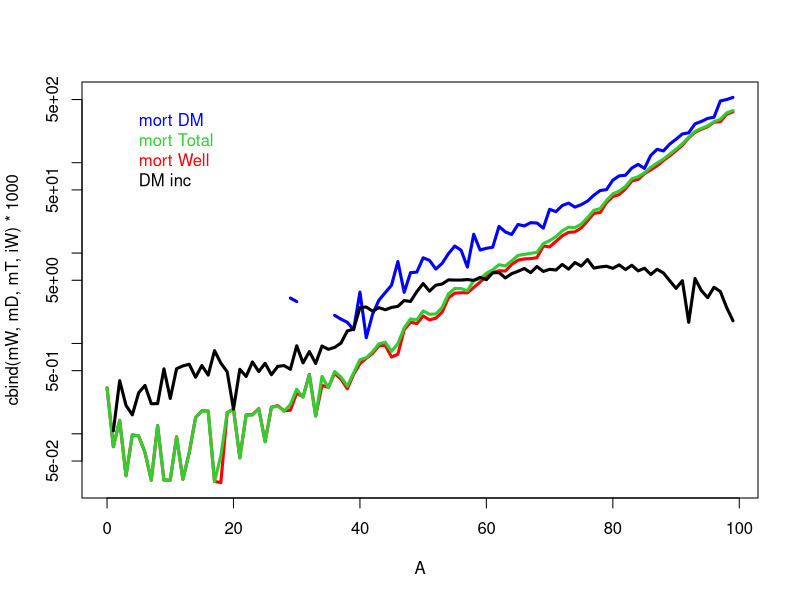
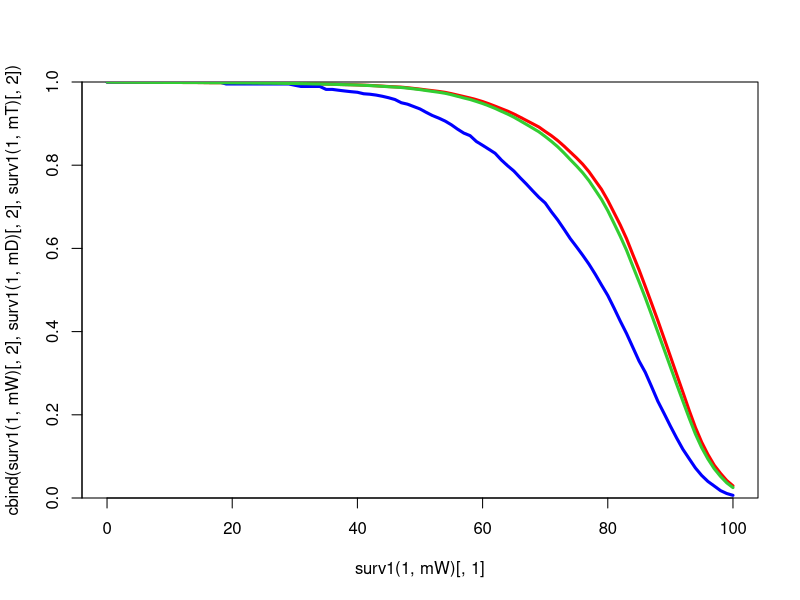
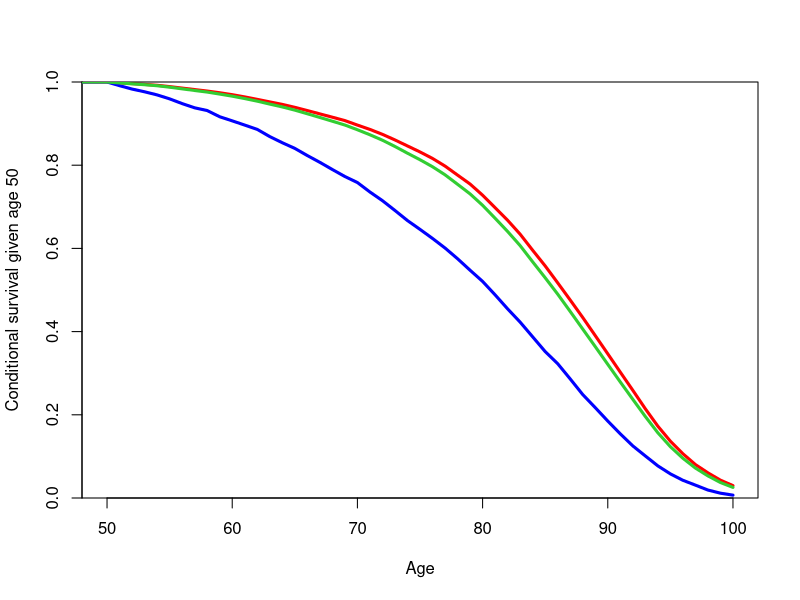
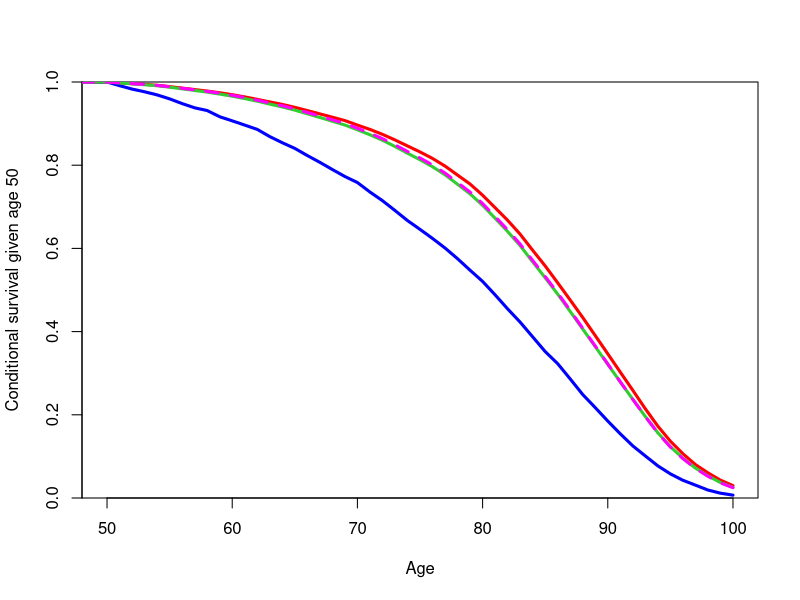
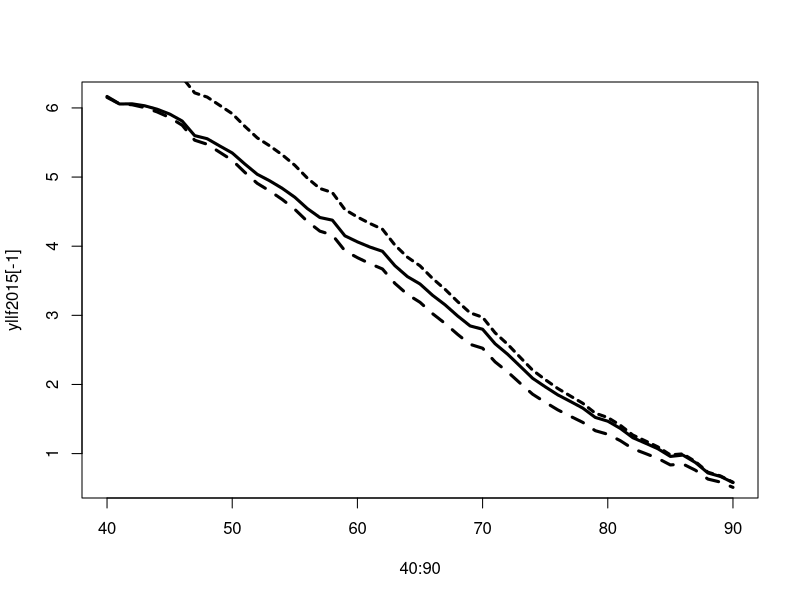
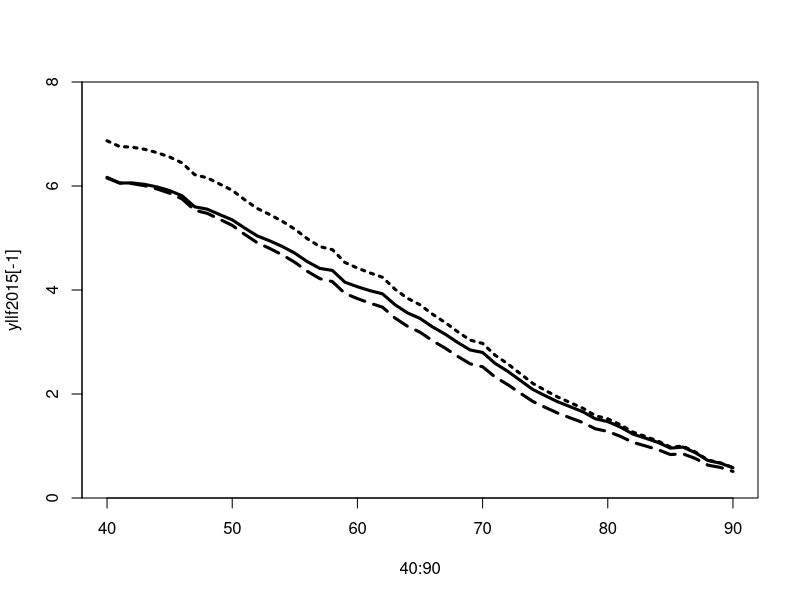
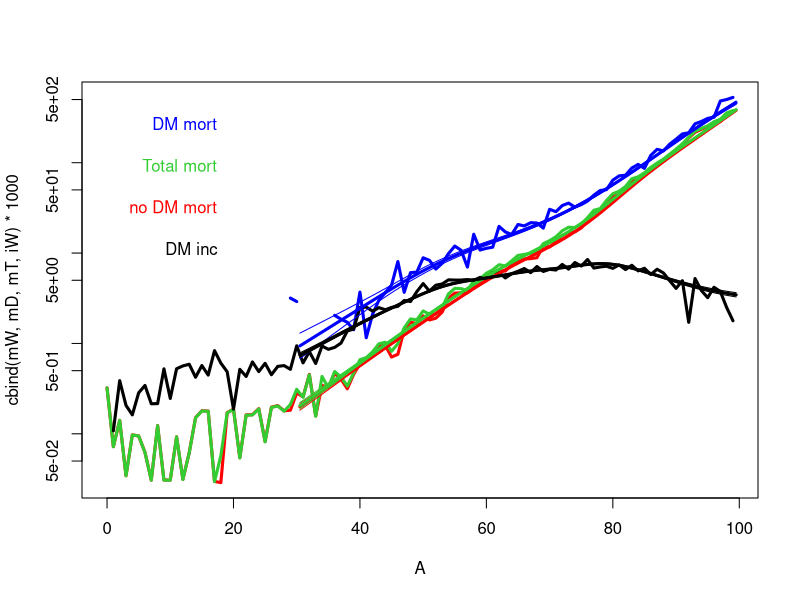
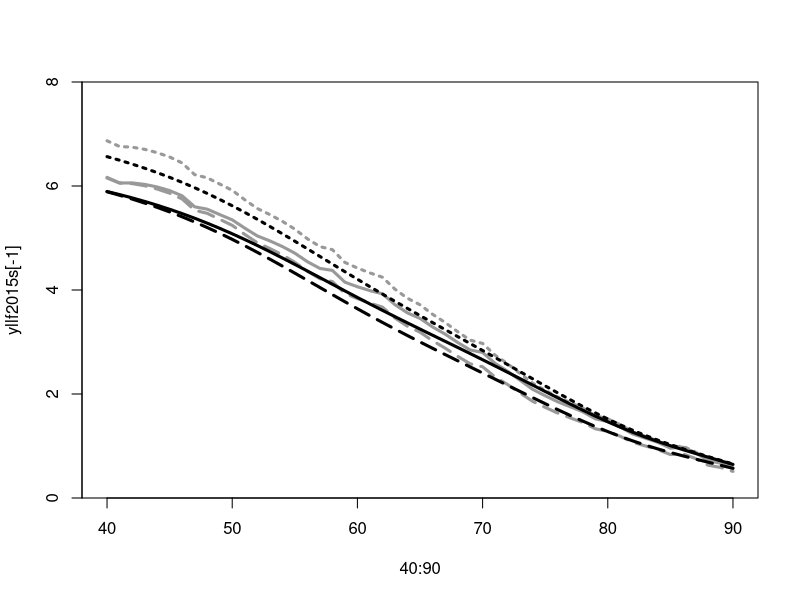

Generate these figures, in order, with R:


### R code from vignette source 'exc-sol.rnw'
### Encoding: UTF-8

###################################################
### code chunk number 1: exc-sol.rnw:2-5
###################################################
options( width=90,
         SweaveHooks=list( fig=function()
           par(mar=c(3,3,1,1),mgp=c(3,1,0)/1.6,las=1,bty="n") ) )


###################################################
### code chunk number 2: exc-sol.rnw:40-41 (eval = FALSE)
###################################################
## sum( width * fval )


###################################################
### code chunk number 3: exc-sol.rnw:52-54
###################################################
library( Epi )
print( sessionInfo(), l=F )


###################################################
### code chunk number 4: exc-sol.rnw:60-63
###################################################
data( DMepi )
str( DMepi )
summary( DMepi )


###################################################
### code chunk number 5: exc-sol.rnw:66-67 (eval = FALSE)
###################################################
## ?DMepi


###################################################
### code chunk number 6: exc-sol.rnw:79-80
###################################################
head( DMepi )


###################################################
### code chunk number 7: exc-sol.rnw:96-99
###################################################
w15 <- subset( DMepi, sex=="F" & P==2015 )
w15 <- w15[order(w15$A),]
head( w15 )


###################################################
### code chunk number 8: exc-sol.rnw:106-110
###################################################
w15 <- transform( w15, mW =        D.nD / Y.nD,
                  iW =           X / Y.nD,
                  mD = pmax(0,D.DM / Y.DM,na.rm=TRUE),
                  mT =  (D.nD+D.DM)/(Y.nD+Y.DM) )


###################################################
### code chunk number 9: exc-sol.rnw:115-117
###################################################
str( w15 )
summary( w15 )


###################################################
### code chunk number 10: rates-e
###################################################
with( w15, matplot( A, cbind( mW, mD, mT, iW)*1000,
                    log="y", lwd=3, type="l", lty=1,
                    col=c("red","blue","limegreen","black") ) )
text( rep(5,4), 500*0.6^c(3,1,2,4), c("mort Well","mort DM","mort Total","DM inc"),
      col=c("red","blue","limegreen","black"), adj=0 )


###################################################
### code chunk number 11: survall
###################################################
with( w15, matplot( surv1( 1, mW )[,1], 
                    cbind( surv1( 1, mW )[,2], 
                           surv1( 1, mD )[,2],
                           surv1( 1, mT )[,2] ), 
                    lwd=3, type="l", lty=1, yaxs="i", ylim=0:1,
                    col=c("red","blue","limegreen") ) )


###################################################
### code chunk number 12: c50surv
###################################################
with( w15, surv1( 1, mW, A=50 ) )[17:23,]
with( w15, matplot( surv1( 1, mW, A=50 )[,1], 
                    cbind( surv1( 1, mW, A=50 )[,3], 
                           surv1( 1, mD, A=50 )[,3],
                           surv1( 1, mT, A=50 )[,3] ), 
                    lwd=3, type="l", lty=1, yaxs="i", ylim=0:1,
                    xlab="Age", ylab="Conditional survival given age 50",
                    col=c("red","blue","limegreen"), xlim=c(50,100) ) )


###################################################
### code chunk number 13: c50surv4
###################################################
with( w15, matplot( surv1( 1, mW, A=50 )[,1], 
                    cbind( surv1( 1, mW, A=50 )[,3], 
                           surv1( 1, mD, A=50 )[,3],
                           surv1( 1, mT, A=50 )[,3], 
                           surv2( 1, mW, mD, iW, A=50 )[,3] ), 
                    lwd=3, type="l", lty=c(1,1,1,2), yaxs="i", ylim=0:1,
                    xlab="Age", ylab="Conditional survival given age 50",
                    col=c("red","blue","limegreen","magenta"), xlim=c(50,100) ) )
text( 95, seq(0.9,0.7,,4), c("","","",""),
      col=c("red","blue","limegreen","magenta") )


###################################################
### code chunk number 14: exc-sol.rnw:226-227
###################################################
with( w15, yll( int=1, muW=mW, muD=mD, lam=iW, A=c(40,50,60,70,80) ) )


###################################################
### code chunk number 15: exc-sol.rnw:234-237
###################################################
with( w15, yll( int=1, muW=mW, muD=mD, lam=iW, A=c(40,50,60,70,80) ) )
with( w15, yll( int=1, muW=mW, muD=mD, A=c(40,50,60,70,80), n=F ) )
with( w15, yll( int=1, muW=mT, muD=mD, A=c(40,50,60,70,80), n=F ) )


###################################################
### code chunk number 16: exc-sol.rnw:248-250
###################################################
yllf2015 <- with( w15, yll( int=1, muW=mW, muD=mD, lam=iW, A=c(40:90) ) )
plot( 40:90, yllf2015[-1], type="l", lwd=3 )


###################################################
### code chunk number 17: exc-sol.rnw:254-256
###################################################
yllf2015x <- with( w15, yll( int=1, muW=mW, muD=mD, A=c(40:90) ) )
lines( 40:90, yllf2015x[-1], type="l", lwd=3, lty="22" )


###################################################
### code chunk number 18: exc-sol.rnw:259-261
###################################################
yllf2015t <- with( w15, yll( int=1, muW=mT, muD=mD, A=c(40:90), note=F ) )
lines( 40:90, yllf2015t[-1], type="l", lwd=3, lty="44" )


###################################################
### code chunk number 19: compyll
###################################################
plot( 40:90, yllf2015 [-1], type="l", lwd=3, ylim=c(0,8), yaxs="i" )
lines( 40:90, yllf2015x[-1], type="l", lwd=3, lty="12" )
lines( 40:90, yllf2015t[-1], type="l", lwd=3, lty="53" )


###################################################
### code chunk number 20: exc-sol.rnw:326-332
###################################################
data( DMepi )
DMepi <- transform( DMepi, A = A + 0.5,
                    P = P + 0.5,
                    D.T = D.nD + D.DM,
                    Y.T = Y.nD + Y.DM )
DMepi <- subset( DMepi, A>30 )


###################################################
### code chunk number 21: exc-sol.rnw:342-346
###################################################
( a.kn <- seq(40,95,,7) )
( i.kn <- seq(35,85,,9) )
( p.kn <- seq(1997,2015,,5) )
( c.kn <- seq(1910,1975,,7) )


###################################################
### code chunk number 22: exc-sol.rnw:348-357 (eval = FALSE)
###################################################
## # Alternative using total deaths to determine knots
## allA <- with( DMepi, rep(  A,D.T) ) ; allA <- allA + runif(length(allA),-0.5,0.5)
## aliA <- with( DMepi, rep(  A,X  ) ) ; aliA <- aliA + runif(length(aliA),-0.5,0.5)
## allP <- with( DMepi, rep(P  ,D.T) ) ; allP <- allP + runif(length(allP),-0.5,0.5)
## allC <- with( DMepi, rep(P-A,D.T) ) ; allC <- allC + runif(length(allC),-0.5,0.5)
## ( a.kn <- quantile( allA, (1:9-0.5)/9 ) )
## ( i.kn <- quantile( aliA, (1:9-0.5)/9 ) )
## ( p.kn <- quantile( allP, (1:5-0.5)/5 ) )
## ( c.kn <- quantile( allC, (1:6-0.5)/6 ) )


###################################################
### code chunk number 23: exc-sol.rnw:361-369
###################################################
ae <- xtabs( cbind(D.T,D.nD,D.DM,X) ~ cut(A,c(30,a.kn,Inf)) + sex, data=DMepi )
ftable( addmargins(ae,1), col.vars=3:2 )
ie <- xtabs( cbind(D.T,D.nD,D.DM,X) ~ cut(A,c(30,i.kn,Inf)) + sex, data=DMepi )
ftable( addmargins(ie,1), col.vars=3:2 )
pe <- xtabs( cbind(D.T,D.nD,D.DM,X) ~ cut(P,c(1990,p.kn,Inf)) + sex, data=DMepi )
ftable( addmargins(pe,1), col.vars=3:2 )
ce <- xtabs( cbind(D.T,D.nD,D.DM,X) ~ cut(P-A,c(-Inf,c.kn,Inf)) + sex, data=DMepi )
ftable( addmargins(ce,1), col.vars=3:2 )


###################################################
### code chunk number 24: exc-sol.rnw:379-393
###################################################
mW.m <- glm( D.nD ~ Ns(A  ,knots=a.kn,int=TRUE) +
               Ns(  P,knots=p.kn,ref=2005) +
               Ns(P-A,knots=c.kn,ref=1950), 
             offset = log(Y.nD),
             family = poisson,
             data = subset( DMepi, sex=="M" ) )
mD.m <- update( mW.m,  D.DM ~ . , offset=log(Y.DM) )
mT.m <- update( mW.m,  D.T  ~ . , offset=log(Y.T ) )
iW.m <- glm(    X ~ Ns(A  ,knots=i.kn,int=TRUE) +
                  Ns(  P,knots=p.kn,ref=2005) +
                  Ns(P-A,knots=c.kn,ref=1950), 
                offset = log(Y.nD),
                family = poisson,
                data = subset( DMepi, sex=="M" ) )


###################################################
### code chunk number 25: exc-sol.rnw:397-401
###################################################
mW.f <- update( mW.m, data = subset( DMepi, sex=="F" ) )
mD.f <- update( mD.m, data = subset( DMepi, sex=="F" ) )
mT.f <- update( mT.m, data = subset( DMepi, sex=="F" ) )
iW.f <- update( iW.m, data = subset( DMepi, sex=="F" ) )


###################################################
### code chunk number 26: exc-sol.rnw:406-415
###################################################
nd <- data.frame( A = 30:99+0.5,
                  P = 2015.5,
                  Y.nD = 1,
                  Y.DM = 1,
                  Y.T  = 1 )
muW.f <- ci.pred( mW.f, nd )
muD.f <- ci.pred( mD.f, nd )
muT.f <- ci.pred( mT.f, nd )
lam.f <- ci.pred( iW.f, nd )  


###################################################
### code chunk number 27: rates-es
###################################################
clr <- c("red","blue","limegreen","black")
with( w15, matplot( A, cbind( mW, mD, mT, iW)*1000, lwd=3,
                    log="y", type="l", lty=1,
                    col=clr ) )
matlines( nd$A, cbind(muW.f,muD.f,muT.f,lam.f)*1000,
          lty=1, lwd=c(3,1,1),
          col=rep(clr,each=3) )
cn <- par("usr")
text( rep( cn[1:2]%*%c(8,2)/10, 4 ),
      10^((cbind(9:6,1:4)/10)%*%cn[4:3])[c(3,1,2,4)],
      c("no DM mort","DM mort","Total mort","DM inc"), adj=1,
      col=clr )


###################################################
### code chunk number 28: exc-sol.rnw:439-443
###################################################
yllf2015s <- with( w15, yll( int=1, muW=mW, muD=mD, lam=iW, 
                             age.in=0, A=c(40:90) ) )
yllf2015i <- with( w15, yll( int=1, muW=mW, muD=mD, age.in=0, A=c(40:90) ) )
yllf2015t <- with( w15, yll( int=1, muW=mT, muD=mD, age.in=0, A=c(40:90), note=F ) )


###################################################
### code chunk number 29: exc-sol.rnw:447-450
###################################################
yllsf2015s <- yll( int=1, muW=muW.f[,1], muD=muD.f[,1], lam=lam.f[,1], age.in=30, A=c(40:90) )
yllsf2015i <- yll( int=1, muW=muW.f[,1], muD=muD.f[,1], age.in=30, A=c(40:90) ) 
yllsf2015t <- yll( int=1, muW=muT.f[,1], muD=muD.f[,1], age.in=30, A=c(40:90), note=F ) 


###################################################
### code chunk number 30: compyll2
###################################################
plot( 40:90, yllf2015s [-1], type="l", lwd=3, ylim=c(0,8), yaxs="i", col=gray(0.6) )
lines( 40:90, yllf2015i [-1], type="l", lwd=3, lty="12", col=gray(0.6) )
lines( 40:90, yllf2015t [-1], type="l", lwd=3, lty="53", col=gray(0.6) )
# smoothed estimates
lines( 40:90, yllsf2015s[-1], type="l", lwd=3 )
lines( 40:90, yllsf2015i[-1], type="l", lwd=3, lty="12" )
lines( 40:90, yllsf2015t[-1], type="l", lwd=3, lty="53" )


###################################################
### code chunk number 31: exc-sol.rnw:475-485
###################################################
# ages and dates for computing YLL
a.ref <- 30:90
p.ref <- 1996:2016
# array to hold results
aYLL <- NArray( list( type = c("Sus","Imm","Tot","I-S","I-S Ex%","T-S","T-S Ex%"),
                      sex = levels( DMepi$sex ),
                      age = a.ref,
                      date = p.ref ) )
str( aYLL )
dim( aYLL ) ; prod( dim( aYLL ) )


###################################################
### code chunk number 32: exc-sol.rnw:507-530
###################################################
system.time(
  for( ip in p.ref )
  {
    nd <- data.frame( A = seq(30.2,100,0.2)-0.1,
                      P = ip,
                      Y.nD = 1,
                      Y.DM = 1,
                      Y.T  = 1 )
    muW.m <- ci.pred( mW.m, nd )[,1]
    muD.m <- ci.pred( mD.m, nd )[,1]
    muT.m <- ci.pred( mT.m, nd )[,1]
    lam.m <- ci.pred( iW.m, nd )[,1]
    muW.f <- ci.pred( mW.f, nd )[,1]
    muD.f <- ci.pred( mD.f, nd )[,1]
    muT.f <- ci.pred( mT.f, nd )[,1]
    lam.f <- ci.pred( iW.f, nd )[,1]
    aYLL["Imm","M",,paste(ip)] <- yll( int=0.2, muW.m, muD.m, lam=NULL , A=a.ref, age.in=30, n=F )[-1]
    aYLL["Imm","F",,paste(ip)] <- yll( int=0.2, muW.f, muD.f, lam=NULL , A=a.ref, age.in=30, n=F )[-1]
    aYLL["Tot","M",,paste(ip)] <- yll( int=0.2, muT.m, muD.m, lam=NULL , A=a.ref, age.in=30, n=F )[-1]
    aYLL["Tot","F",,paste(ip)] <- yll( int=0.2, muT.f, muD.f, lam=NULL , A=a.ref, age.in=30, n=F )[-1]
    aYLL["Sus","M",,paste(ip)] <- yll( int=0.2, muW.m, muD.m, lam=lam.m, A=a.ref, age.in=30, n=F )[-1]
    aYLL["Sus","F",,paste(ip)] <- yll( int=0.2, muW.f, muD.f, lam=lam.f, A=a.ref, age.in=30, n=F )[-1]
  } )


###################################################
### code chunk number 33: exc-sol.rnw:534-538
###################################################
aYLL["I-S"    ,,,] <-  aYLL["Imm",,,] - aYLL["Sus",,,]
aYLL["I-S Ex%",,,] <- (aYLL["Imm",,,] - aYLL["Sus",,,]) / aYLL["Sus",,,] * 100
aYLL["T-S"    ,,,] <-  aYLL["Tot",,,] - aYLL["Sus",,,]
aYLL["T-S Ex%",,,] <- (aYLL["Tot",,,] - aYLL["Sus",,,]) / aYLL["Sus",,,] * 100


###################################################
### code chunk number 34: exc-sol.rnw:544-546
###################################################
round( ftable( aYLL[,,seq(11,51,10),seq(1,21,5)], col.vars=c(3,2), row.vars=c(4,1) ), 1 )
round( ftable( aYLL[,,seq(11,51,10),seq(1,21,5)], col.vars=c(2,3), row.vars=c(1,4) ), 1 )


###################################################
### code chunk number 35: ImmYll
###################################################
par( mfrow=c(1,2), mar=c(3,3,1,1), mgp=c(3,1,0)/1.6, bty="n", las=1 )

matplot( a.ref, aYLL["Sus","M",,],
         type="l", lty=1, col="blue", lwd=1:2,
         ylim=c(0,12), xlab="Age",
         ylab="Years lost to DM", yaxs="i" )
abline(v=50,h=1:10,col=gray(0.7))
text( 90, 11, "Men", col="blue", adj=1 )
text( 40, aYLL["Sus","M","40","1996"], "1996", adj=c(0,0), col="blue" )
text( 43, aYLL["Sus","M","44","2016"], "2016", adj=c(1,1), col="blue" )

matplot( a.ref, aYLL["Sus","F",,],
         type="l", lty=1, col="red", lwd=1:2,
         ylim=c(0,12), xlab="Age",
         ylab="Years lost to DM", yaxs="i" )
abline(v=50,h=1:10,col=gray(0.7))
text( 90, 11, "Women", col="red", adj=1 )
text( 40, aYLL["Sus","F","40","1996"], "1996", adj=c(0,0), col="red" )
text( 43, aYLL["Sus","F","44","2016"], "2016", adj=c(1,1), col="red" )


###################################################
### code chunk number 36: ImmYll
###################################################
plyll <- function(wh){
  par( mfrow=c(1,2), mar=c(3,3,1,1), mgp=c(3,1,0)/1.6, bty="n", las=1 )
  
  matplot( a.ref, aYLL[wh,"M",,],
           type="l", lty=1, col="blue", lwd=1:2,
           ylim=c(0,12), xlab="Age",
           ylab="Years lost to DM", yaxs="i" )
  abline(v=50,h=1:12,col=gray(0.7))
  text( 90, 11.5, "Men", col="blue", adj=1 )
  text( 40, aYLL[wh,"M","40","1996"], "1996", adj=c(0,0), col="blue" )
  text( 43, aYLL[wh,"M","44","2016"], "2016", adj=c(1,1), col="blue" )
  
  matplot( a.ref, aYLL[wh,"F",,],
           type="l", lty=1, col="red", lwd=1:2,
           ylim=c(0,12), xlab="Age",
           ylab="Years lost to DM", yaxs="i" )
  abline(v=50,h=1:12,col=gray(0.7))
  text( 90, 11.5, "Women", col="red", adj=1 )
  text( 40, aYLL[wh,"F","40","1996"], "1996", adj=c(0,0), col="red" )
  text( 43, aYLL[wh,"F","44","2016"], "2016", adj=c(1,1), col="red" )
}
plyll("Imm")


###################################################
### code chunk number 37: TotYll
###################################################
plyll("Tot")


###################################################
### code chunk number 38: SusYll
###################################################
plyll("Sus")


###################################################
### code chunk number 39: Yllc
###################################################
par( mfrow=c(1,2), mar=c(3,3,1,1), mgp=c(3,1,0)/1.6, bty="n", las=1 )
matplot( a.ref, cbind(aYLL["Imm","M",,],aYLL["Imm","F",,]),
         type="l", lty=1, col=rep(c("blue","red"),each=18), lwd=1:2,
         ylim=c(0,12), xlab="Age",
         ylab="Years lost to DM", yaxs="i" )
abline(v=50,h=1:12,col=gray(0.7))
text( 40, aYLL["Imm","F","40","1996"], "1996", adj=c(0,0) )
text( 43, aYLL["Imm","F","44","2016"], "2016", adj=c(1,1) )
mtext( "Immunity to DM", side=3 )

matplot( a.ref, cbind(aYLL["Sus","M",,],aYLL["Sus","F",,]),
         type="l", lty=1, col=rep(c("blue","red"),each=18), lwd=1:2,
         ylim=c(0,12), xlab="Age",
         ylab="Years lost to DM", yaxs="i" )
abline(v=50,h=1:12,col=gray(0.7))
text( 40, aYLL["Sus","F","40","1996"], "1996", adj=c(0,0) )
text( 43, aYLL["Sus","F","44","2016"], "2016", adj=c(1,1) )
mtext( "Susceptible to DM", side=3 )


###################################################
### code chunk number 40: CmpYll
###################################################
cpyll <- 
  function(wh)
  {
    par( mfrow=c(1,2), mar=c(3,3,1,1), mgp=c(3,1,0)/1.6, bty="n", las=1 )
    for( sx in c("M","F") )
    { 
      matplot( a.ref, t(aYLL[c("Sus","Tot","Imm"),sx,,paste(wh[1])]),
               col="transparent",
               ylim=c(0,12), xlab="Age", ylab="Years lost to DM", yaxs="i" )
      for( yy in wh ) 
        matlines( a.ref, t(aYLL[c("Sus","Tot","Imm"),sx,,paste(yy)]),
                  type="l", lty=c("solid","63","22"), lend="butt",
                  col=if(sx=="M") "blue" else "red", lwd=2 )
      abline(h=1:12,v=50,col=gray(0.7))
      text( 90, 11.5, sx, col=if( sx=="M") "blue" else "red", adj=1 )
    }
  }
cpyll( seq(1996,2016,10) )
